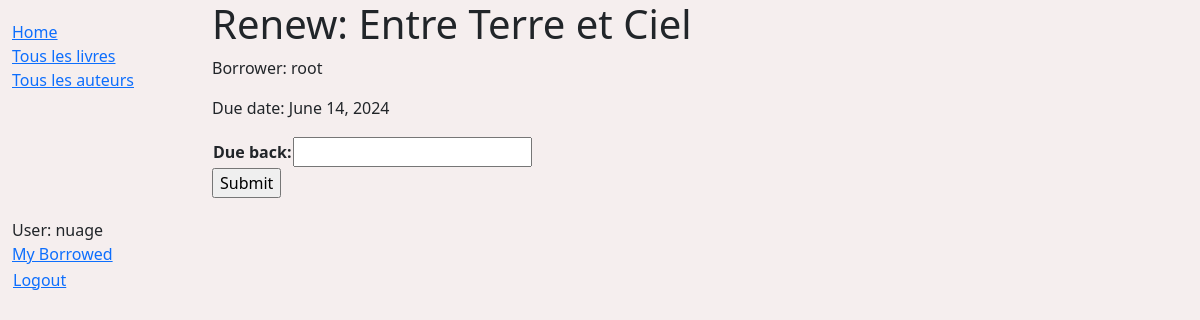
Before: /catalog/book/699ec1fa-e2da-4879-895d-9d75a9f46890/renewal (signed in) with the older database file.
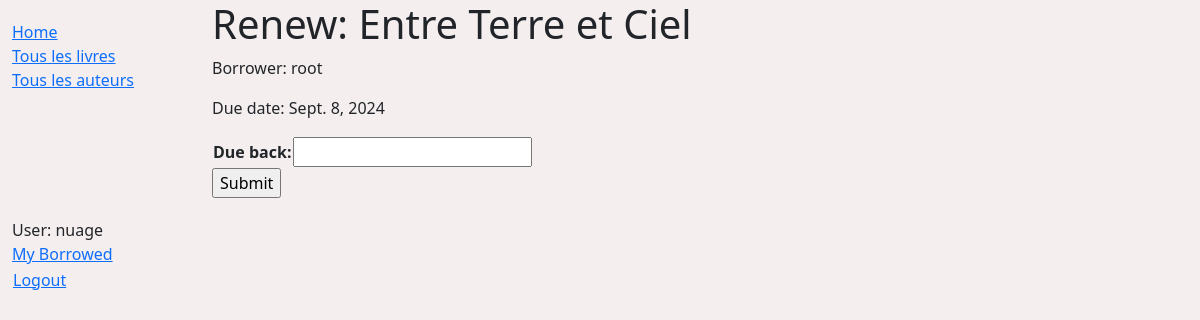
After: the same page with the newer database file.
### catalog/models.py (models this page shows, shortened)
class BookInstance (models.Model):
    id = models.UUIDField(primary_key=True,default=uuid.uuid4,help_text='Unique ID for this particular book across whole library')
    book = models.ForeignKey(Book,on_delete=models.SET_NULL,null=True)
    imprint = models.CharField(max_length=200)
    due_back = models.DateField(null=True,blank=True)
    borrower = models.ForeignKey(settings.AUTH_USER_MODEL,on_delete=models.SET_NULL,null=True,blank=True)
    LOAN_STATUS=(
        ('m','Maintenanc'),
        ('o','On loan'),
        ('a','Available'),
        ('r','Reserved'),
    )
    status = models.CharField(max_length=1,choices=LOAN_STATUS,blank=True,default='m',help_text='Book availability')
    class Meta:
        ordering =['due_back']
        permissions = (("can_mark_returned", "Set book as returned"),)

### catalog/views.py (the view)
# urls.py: path('book/<uuid:pk>/renewal',views.renew_book_librarian,name='renew-book-librarian'),
def renew_book_librarian(request,pk):
    book_instance = get_object_or_404(BookInstance,pk=pk)
    if request.method == "POST":
        form = RenewBookForm(request.POST)
        if form.is_valid():
            book_instance.due_back = form.cleaned_data["renewal_date"]
            book_instance.save()
            return HttpResponseRedirect(reverse("all-borrowed"))
    else :
        proposed_renewal_date = datetime.date.today() + datetime.timedelta(weeks =3)
        form = RenewBookForm(initial={"renewal_date": proposed_renewal_date})
    context = {
        "form":form,
        "book_instance": book_instance,
        }
    return render(request,"catalog/renew_book_librarian.html",context)

### catalog/forms.py (shortened to what this page needs)
class RenewBookForm(ModelForm):
    class Meta:
        model= BookInstance
        fields =["due_back"]
        help_text= {"due_back": _('Enter a date between now and 4 weeks (default 3).')}

### catalog/templates/catalog/renew_book_librarian.html (shortened to what this page needs)
{% extends "generic_base.html" %}
{% block content %}
  <h1>Renew: {{ book_instance.book.title }}</h1>
  <p>Borrower: {{ book_instance.borrower }}</p>
  <p {% if book_instance.is_overdue %} class="text-danger"{% endif %}>Due date: {{ book_instance.due_back }}</p>
  <form action="" method="post">
    <table>
    {{ form.as_table }}
    </table>
    <input type="submit" value="Submit">
  </form>
{% endblock %}

Changed rows visible on the page:
changed BookInstance "root": due_back "June 14, 2024" → "Sept. 8, 2024"
